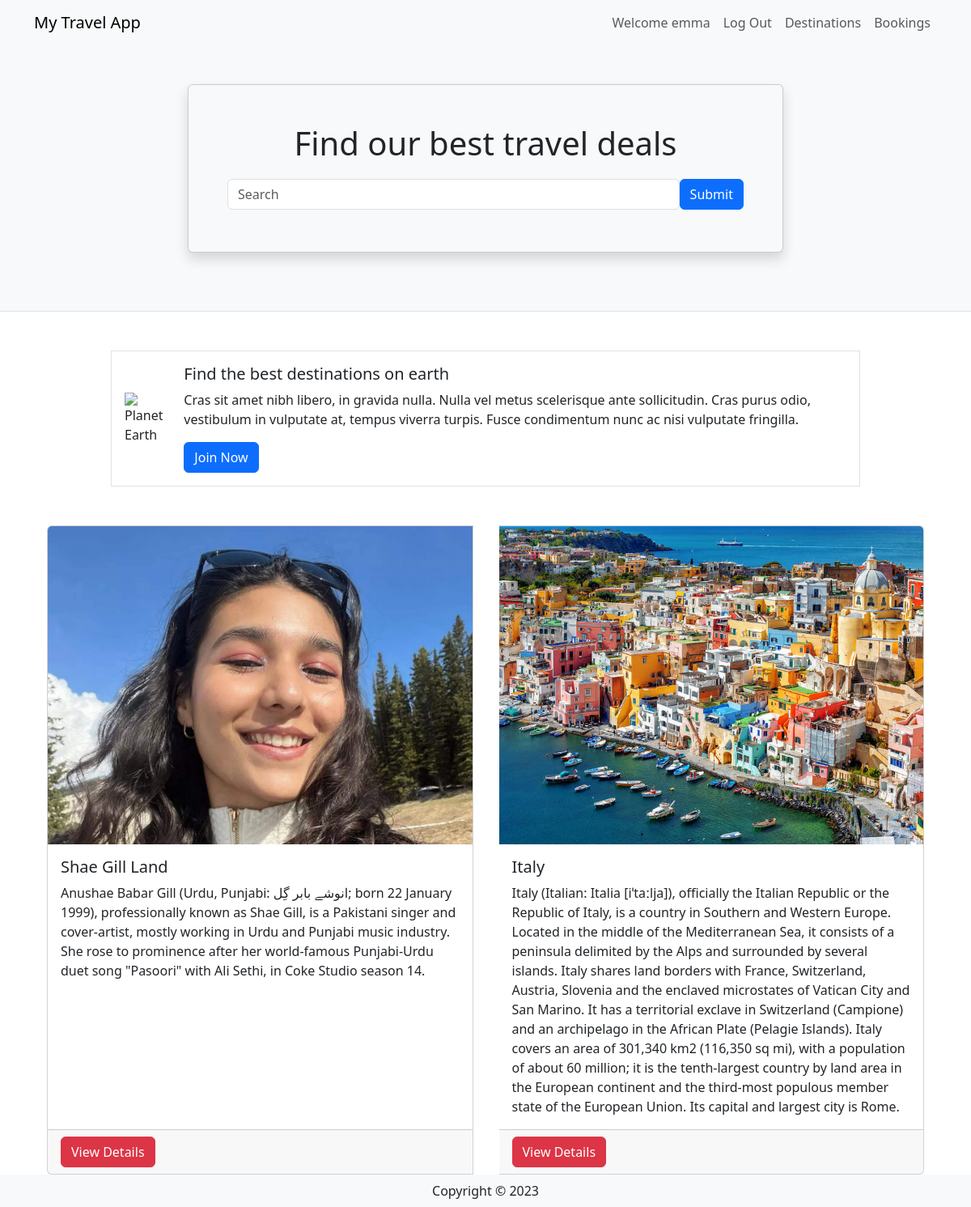
The page / (signed in) on the database its author committed.
### travel/models.py (models this page shows, shortened)
class User(db.Model, UserMixin):
    __tablename__ = 'users'  # good practice to specify table name
    id = db.Column(db.Integer, primary_key=True)
    name = db.Column(db.String(100), index=True, unique=True, nullable=False)
    emailid = db.Column(db.String(100), index=True, nullable=False)
    password_hash = db.Column(db.String(255), nullable=False)
    comments = db.relationship('Comment', backref='user')

class Destination(db.Model):
    __tablename__ = 'destinations'
    id = db.Column(db.Integer, primary_key=True)
    name = db.Column(db.String(80))
    description = db.Column(db.String(200))
    image = db.Column(db.String(400))
    currency = db.Column(db.String(3))
    comments = db.relationship('Comment', backref='destination')

### travel/views.py (the view)
@mainbp.route('/')
def index():
    destinations = db.session.scalars(db.select(Destination)).all()
    return render_template('index.html', destinations=destinations)

### travel/templates/index.html
{% extends 'base.html' %}
{% block header %}
      <div class="container">
         <div class="row justify-content-center mt-5 pb-4">
            <div class="col-md-8">
               <div class="card shadow p-5 mb-5 bg-light">
                  <h1 class="text-center mb-3">Find our best travel deals</h1>
                  <form class="form-inline d-flex flex-nowrap" action="{{url_for('main.search')}}" >
                      <label for="SearchForm"></label><input type="text" name="search" class="form-control flex-grow-1 my-1 mr-sm-2" id="SearchForm" placeholder="Search">
                     <button type="submit" class="flex-shrink-1 btn btn-primary my-1">Submit</button>
                   </form>
               </div>
            </div>
         </div>
      </div>
{% endblock %}
{% block content %}
      <div class="container">
         <div class="row mt-5 mb-5 justify-content-center">
            <div class="col-md-10">
               <div class="media border p-3 d-flex justify-content-start">
                  <img class="align-self-center me-3" style="max-width:120px"
                     src="https://upload.wikimedia.org/wikipedia/commons/thumb/2/22/Earth_Western_Hemisphere_transparent_background.png/600px-Earth_Western_Hemisphere_transparent_background.png"
                     alt="Planet Earth">
                  <div class="align-self-center media-body">
                     <h5 class="mt-0">Find the best destinations on earth</h5>
                     <p class="d-none d-sm-block">Cras sit amet nibh libero, in gravida nulla. Nulla vel metus
                        scelerisque ante sollicitudin. Cras purus odio, vestibulum in vulputate at, tempus viverra
                        turpis. Fusce condimentum nunc ac nisi vulputate fringilla.</p>
                     <a href="#" class="btn btn-primary">Join Now</a>
                  </div>
               </div>
            </div>
         </div>
         <div class="card-group">
            {% for destination in destinations %}
            <div class="card mx-3">
               <img class="card-img-top"
                  src="{{ destination.image }}" alt="destination picture">
               <div class="card-body">
                  <h5 class="card-title">{{ destination.name }}</h5>
                  <p class="card-text">{{ destination.description }}</p>
               </div>
               <div class="card-footer"><a href="{{ url_for('destination.show', id=destination.id) }}" class ="btn btn-danger"> View Details </a></div>
            </div>
            {% endfor %}
         </div>
      </div>
{% endblock %}

### travel/templates/base.html (shortened to what this page needs)
<!DOCTYPE html>
<head>
   <link href="https://cdn.jsdelivr.net/npm/bootstrap@5.3.2/dist/css/bootstrap.min.css" rel="stylesheet">
</head>
<body>
   <header class="bg-light border-bottom">
      <nav class="navbar navbar-expand-lg navbar-light bg-light">
         <div class="container">
            <a href="/" class="navbar-brand">My Travel App</a>
            <div class="collapse navbar-collapse justify-content-end" id="navbarSupportedContent">
               <div class="navbar-nav ml-auto">
                  {% if current_user.is_authenticated %}
                     <a class="nav-item nav-link disabled text-muted" href="#">Welcome {{current_user.name}}</a>
                     <a class="nav-item nav-link" href="{{ url_for('auth.logout') }}">Log Out</a>
                  {% else %}
                     <a class="nav-item nav-link" href="{{ url_for('auth.register') }}">Register</a>
                     <a class="nav-item nav-link" href="{{ url_for('auth.login') }}">Log In</a>
                  {% endif %}
                  <a class="nav-item nav-link" href="{{ url_for('destination.create') }}">Destinations</a>
                  <a class="nav-item nav-link" href="#">Bookings</a>
               </div>
            </div>
         </div>
      </nav>
      {% block header %}
      {% endblock %}
   </header>
   {% block content %}
   {% endblock %}
    <footer class="footer">
        <div class="text-center py-2 bg-light">
            <span class="text-dark">Copyright &copy; {{ year }}</span>
        </div>
    </footer>
   </body>

### rows shown on the page
User: name "emma"
Destination: image (picture), name "Shae Gill Land", description "Anushae Babar Gill (Urdu, Punjabi: انوشے بابر گِل; born 22 January 1999), professionally known as Shae Gill, is a Pakistani singer and cover-artist, mostly working in Urdu and Punjabi music industry. She rose to prominence after her world-famous Punjabi-Urdu duet song \"Pasoori\" with Ali Sethi, in Coke Studio season 14."
Destination: image (picture), name "Italy", description "Italy (Italian: Italia [iˈtaːlja]), officially the Italian Republic or the Republic of Italy, is a country in Southern and Western Europe. Located in the middle of the Mediterranean Sea, it consists of a peninsula delimited by the Alps and surrounded by several islands. Italy shares land borders with France, Switzerland, Austria, Slovenia and the enclaved microstates of Vatican City and San Marino. It has a territorial exclave in Switzerland (Campione) and an archipelago in the African Plate (Pelagie Islands). Italy covers an area of 301,340 km2 (116,350 sq mi), with a population of about 60 million; it is the tenth-largest country by land area in the European continent and the third-most…"
